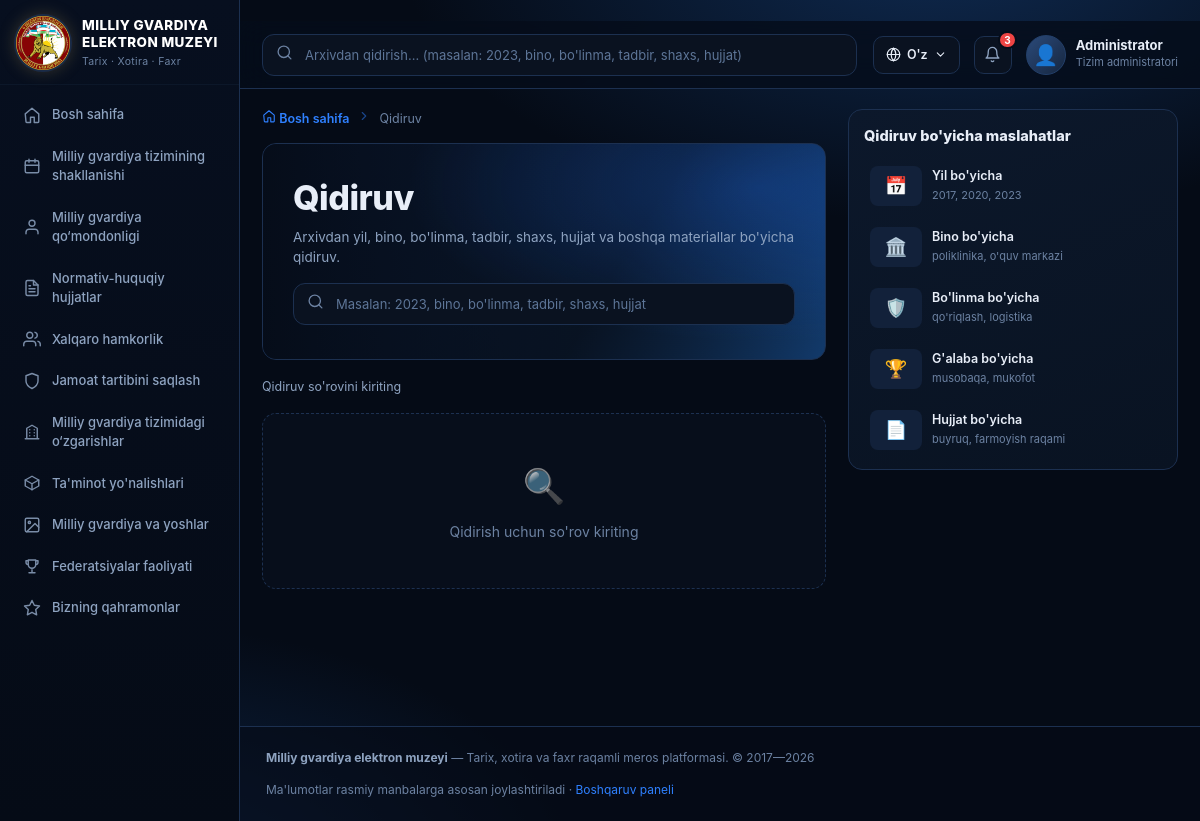
/qidiruv/, run on the app's committed database.
### core/models.py (models this page shows, shortened)
class TimeStampedModel(models.Model):
    created_at = models.DateTimeField("Yaratilgan sana", auto_now_add=True)
    updated_at = models.DateTimeField("Yangilangan sana", auto_now=True)
    class Meta:
        abstract = True

class Direction(TimeStampedModel):
    number = models.PositiveIntegerField("Raqam", unique=True)
    title = models.CharField("Nomi", max_length=255)
    description = models.TextField("Tavsif", blank=True)
    icon = models.CharField("Belgi (svg nomi)", max_length=40, default="star")
    url = models.CharField(
        "Havola (URL nomi)", max_length=100, blank=True, default="core:yonalishlar",
    )
    class Meta:
        verbose_name = "Yo'nalish"
        verbose_name_plural = "Yo'nalishlar"
        ordering = ["number"]

### core/views.py (the view, shortened to what this page needs)
# urls.py: path("qidiruv/", views.qidiruv, name="qidiruv"),
def qidiruv(request):
    q = request.GET.get("q", "").strip()
    lang = getattr(request, "LANGUAGE_CODE", "uz")
    results = []
    ctx = {"active": "qidiruv", "q": q, "results": results, "count": len(results)}
    return render(request, "core/qidiruv.html", ctx)

### core/i18n.py (called while the page is built)
def get_lang(request):
    lang = getattr(request, "LANGUAGE_CODE", None)
    if lang in LANG_CODES:
        return lang
    lang = request.COOKIES.get(COOKIE)
    return lang if lang in LANG_CODES else DEFAULT

### core/templatetags/mg_tags.py (called while the page is built)
@register.inclusion_tag("includes/icon.html", takes_context=True)
def svg(context, name, size=18):
    return {"path": ICONS.get(name, ""), "size": size}

@register.filter
def split(value, sep=" "):
    if value is None:
        return []
    return str(value).split(sep)

### core/templates/core/qidiruv.html (shortened to what this page needs)
{% extends "base.html" %}
{% load mg_tags %}
{% block breadcrumb %}
<nav class="breadcrumb">
  <a href="{% url 'core:home' %}">{% svg 'home' 13 %} Bosh sahifa</a>
  <span class="breadcrumb__sep">{% svg 'chev' 12 %}</span>
  <span>Qidiruv</span>
</nav>
{% endblock %}
{% block content %}
<section class="hero">
  <h1 class="page-title">Qidiruv</h1>
  <p class="page-sub">Arxivdan yil, bino, bo'linma, tadbir, shaxs, hujjat va boshqa materiallar bo'yicha qidiruv.</p>
  <form method="get" class="search" style="max-width:100%;margin-top:16px">
    <span class="search__icon">{% svg 'search' 17 %}</span>
    <input type="search" name="q" value="{{ q }}" placeholder="Masalan: 2023, bino, bo'linma, tadbir, shaxs, hujjat" autofocus>
  </form>
</section>
<div class="chips">
  <span class="text-muted" style="font-size:12.5px">
    {% if q %}<b class="text-accent">{{ count }}</b> ta natija topildi: «{{ q }}»{% else %}Qidiruv so'rovini kiriting{% endif %}
  </span>
</div>
<div class="grid grid--3">
  {% for r in results %}
  <a class="card" href="{{ r.url }}">
    <div class="card__media" style="aspect-ratio:16/9">
      <div class="ph" style="background:{% if r.image %}url('{{ r.image.url }}') center/cover{% else %}{{ r.title|gradient }}{% endif %}"></div>
      <span class="card__type" style="background:#1d4ed8">{{ r.kind }}</span>
    </div>
    <div class="card__body">
      <div class="card__title">{{ r.title }}</div>
      {% if r.date %}<div class="card__date">{{ r.date }}</div>{% endif %}
      {% if r.meta %}<div class="card__date">{{ r.meta }}</div>{% endif %}
    </div>
    <div class="card__meta">
      <span>{% svg 'search' 12 %} Qidiruv natijasi</span>
      <span class="push card__arrow">{% svg 'arrow' 13 %}</span>
    </div>
  </a>
  {% empty %}
  <div class="empty" style="grid-column:1/-1">
    <div class="empty__icon">🔍</div>
    {% if q %}«{{ q }}» bo'yicha natija topilmadi{% else %}Qidirish uchun so'rov kiriting{% endif %}
  </div>
  {% endfor %}
</div>
{% endblock %}
{% block rightbar %}
<aside class="rpanel">
  <div class="panel">
    <div class="panel__head"><div class="panel__title">Qidiruv bo'yicha maslahatlar</div></div>
    <div class="mini-list">
      <div class="mini"><span class="mini__img" style="display:grid;place-items:center;font-size:18px">📅</span><span><div class="mini__title">Yil bo'yicha</div><div class="mini__sub">2017, 2020, 2023</div></span></div>
      <div class="mini"><span class="mini__img" style="display:grid;place-items:center;font-size:18px">🏛️</span><span><div class="mini__title">Bino bo'yicha</div><div class="mini__sub">poliklinika, o'quv markazi</div></span></div>
      <div class="mini"><span class="mini__img" style="display:grid;place-items:center;font-size:18px">🛡️</span><span><div class="mini__title">Bo'linma bo'yicha</div><div class="mini__sub">qo'riqlash, logistika</div></span></div>
      <div class="mini"><span class="mini__img" style="display:grid;place-items:center;font-size:18px">🏆</span><span><div class="mini__title">G'alaba bo'yicha</div><div class="mini__sub">musobaqa, mukofot</div></span></div>
      <div class="mini"><span class="mini__img" style="display:grid;place-items:center;font-size:18px">📄</span><span><div class="mini__title">Hujjat bo'yicha</div><div class="mini__sub">buyruq, farmoyish raqami</div></span></div>
    </div>
  </div>
</aside>
{% endblock %}

### core/templates/base.html (shortened to what this page needs)
{% load static %}{% load mg_tags %}<!DOCTYPE html>
<html lang="uz">
<head>
  <link rel="stylesheet" href="{% static 'css/style.css' %}?v=20261107l">
</head>
<body>
{% if active == 'landing' %}
  {% block landing %}{% endblock %}
{% else %}
<aside class="sidebar" id="sidebar">
  <a class="brand" href="{% url 'core:home' %}">
    <div class="brand__logo"><img src="{% static 'img/ico.png' %}"></div>
    <div class="brand__text">
      <div class="brand__title">Milliy gvardiya<br>elektron muzeyi</div>
      <div class="brand__subtitle">Tarix · Xotira · Faxr</div>
    </div>
  </a>
  <nav class="nav">
    {% for item in MENU %}
      {% with url_name=item.url|split:':' %}
      <a class="nav__item{% if active == url_name.1 %} is-active{% endif %}" href="{% url item.url %}">
        {% svg item.icon %} <span>{{ item.name }}</span>
      </a>
      {% endwith %}
    {% endfor %}
  </nav>
</aside>
<div class="shell">
  <header class="header">
    <form class="search" action="{% url 'core:qidiruv' %}" method="get">
      <span class="search__icon">{% svg 'search' 17 %}</span>
      <input type="search" name="q" value="{{ request.GET.q|default:'' }}" placeholder="Arxivdan qidirish... (masalan: 2023, bino, bo'linma, tadbir, shaxs, hujjat)">
    </form>
    <div class="header__right">
      <div class="lang-wrap" id="langWrap">
        <button class="lang" type="button" id="langBtn" aria-haspopup="true" aria-expanded="false">{% svg 'globe' 15 %} {{ CURRENT_LANG_SHORT }} {% svg 'chevD' 13 %}</button>
      </div>
      <button class="bell" title="Bildirishnomalar">{% svg 'bell' 17 %}<span class="bell__count">3</span></button>
      <div class="user">
        <div class="user__avatar">👤</div>
        <div class="user__meta">
          <div class="user__name">Administrator</div>
          <div class="user__role">Tizim administratori</div>
        </div>
      </div>
    </div>
  </header>
  <main class="layout{% block layout_class %}{% endblock %}">
    <div>
      {% block breadcrumb %}{% endblock %}
      {% block content %}{% endblock %}
    </div>
    {% block rightbar %}{% endblock %}
  </main>
  <footer class="footer">
    <div><b>Milliy gvardiya elektron muzeyi</b> — Tarix, xotira va faxr raqamli meros platformasi. © 2017—2026</div>
    <div>Ma'lumotlar rasmiy manbalarga asosan joylashtiriladi · <a href="/admin/" class="text-accent">Boshqaruv paneli</a></div>
  </footer>
</div>
{% endif %}
</body>
</html>

### data on the page
Direction: url "core:yillar" (drawn), name "Milliy gvardiya tizimining shakllanishi"
Direction: url "core:shaxslar" (drawn), name "Milliy gvardiya qo‘mondonligi"
Direction: url "core:hujjatlar" (drawn), name "Normativ-huquqiy hujjatlar"
Direction: url "core:tadbirlar" (drawn), name "Xalqaro hamkorlik"
Direction: url "core:jamoat" (drawn), name "Jamoat tartibini saqlash"
Direction: url "core:binolar" (drawn), name "Milliy gvardiya tizimidagi o‘zgarishlar"
Direction: url "core:talim" (drawn), name "Ta'minot yo'nalishlari"
Direction: url "core:galereya" (drawn), name "Milliy gvardiya va yoshlar"
Direction: url "core:galabalar" (drawn), name "Federatsiyalar faoliyati"
Direction: url "core:qahramonlar" (drawn), name "Bizning qahramonlar"

### other printed values
{{ item.name }} "Bosh sahifa"
{{ CURRENT_LANG_SHORT }} "O'z"
